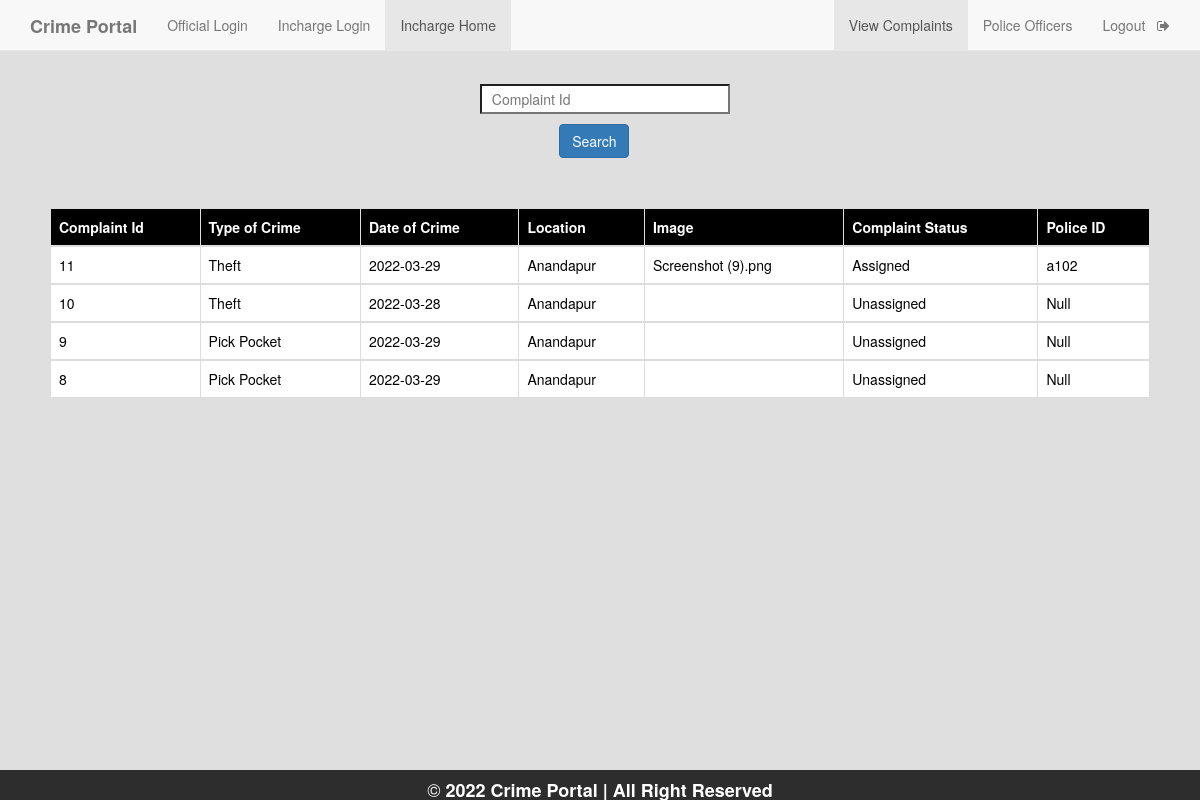
Screenshot of /incharge_complain_page.php (signed in) with the database file from the repository.
### tables this page shows
CREATE TABLE `complaint` (
  `c_id` int(11) NOT NULL,
  `a_no` bigint(12) NOT NULL,
  `location` varchar(50) NOT NULL,
  `type_crime` varchar(50) NOT NULL,
  `d_o_c` date NOT NULL,
  `description` varchar(7000) NOT NULL,
  `inc_status` varchar(50) DEFAULT 'Unassigned',
  `pol_status` varchar(50) DEFAULT 'null',
  `p_id` varchar(50) DEFAULT 'Null',
  `images` varchar(255) NOT NULL
);

### Incharge_complain_page.php (the view, shortened to what this page needs)
<!DOCTYPE html>
<html>
<head>
    <?php
    $conn=mysqli_connect("localhost","root","","crime_portal");
    mysqli_select_db($conn,"crime_portal");
    $i_id=$_SESSION['email'];
    $result1=mysqli_query($conn,"SELECT location FROM police_station where i_id='$i_id'");
    $q2=mysqli_fetch_assoc($result1);
    $location=$q2['location'];
    $query="select c_id,type_crime,d_o_c,location,images,inc_status,p_id from complaint where location='$location' order by c_id desc";
    $result=mysqli_query($conn,$query);
    ?>
	<link rel="stylesheet" type="text/css" href="https://maxcdn.bootstrapcdn.com/bootstrap/3.3.5/css/bootstrap.min.css">
	<link rel="stylesheet" type="text/css" href="https://maxcdn.bootstrapcdn.com/font-awesome/4.4.0/css/font-awesome.min.css">
</head>
<body style="background-color: #dfdfdf">
	<nav  class="navbar navbar-default navbar-fixed-top">
  <div class="container">
    <div class="navbar-header">
      <a class="navbar-brand" href="home.php"><b>Crime Portal</b></a>
    </div>
    <div id="navbar" class="collapse navbar-collapse">
      <ul class="nav navbar-nav">
        <li ><a href="official_login.php">Official Login</a></li>
        <li ><a href="inchargelogin.php">Incharge Login</a></li>
        <li class="active"><a href="Incharge_complain_page.php">Incharge Home</a></li>
      </ul>
      <ul class="nav navbar-nav navbar-right">
        <li class="active" ><a href="Incharge_complain_page.php">View Complaints</a></li>
        <li ><a href="incharge_view_police.php">Police Officers</a></li>
        <li><a href="inc_logout.php">Logout &nbsp <i class="fa fa-sign-out" aria-hidden="true"></i></a></li>
      </ul>
    </div>
  </div>
 </nav>
    <form style="margin-top: 7%; margin-left: 40%;" method="post">
      <input type="text" name="cid" style="width: 250px; height: 30px; background-color:white;" placeholder="&nbsp Complaint Id" id="ciid" onfocusout="f1()" required>
        <div>
      <input class="btn btn-primary" type="submit" value="Search" name="s2" style="margin-top: 10px; margin-left: 11%;">
        </div>
    </form>
 <div style="padding:50px;">
   <table class="table table-bordered">
    <thead class="thead-dark" style="background-color: black; color: white;">
      <tr>
        <th scope="col">Complaint Id</th>
        <th scope="col">Type of Crime</th>
        <th scope="col">Date of Crime</th>
        <th scope="col">Location</th>
        <th scope="col">Image</th>
        <th scope="col">Complaint Status</th>
          <th scope="col">Police ID</th>
      </tr>
    </thead>
            <?php
              while($rows=mysqli_fetch_assoc($result)){
             ?>
            <tbody style="background-color: white; color: black;">
      <tr>
        <td><?php echo $rows['c_id'];?></td>
        <td><?php echo $rows['type_crime'];?></td>
        <td><?php echo $rows['d_o_c'];?></td>
          <td><?php echo $rows['location'];?></td>
          <td><?php echo $rows['images'];?></td>
          <td><?php echo $rows['inc_status']; ?></td>
          <td><?php echo $rows['p_id']; ?></td>
      </tr>
    </tbody>
    <?php
    }
    ?>
</table>
 </div>
    <div style="position: fixed;
   left: 0;
   bottom: 0;
   width: 100%;
   height: 30px;
   background-color: rgba(0,0,0,0.8);
   color: white;
   text-align: center;">
  <h4 style="color: white;">&copy <b>2022 Crime Portal | All Right Reserved</b></h4>
</div>
</body>
</html>

### rows the page displays
complaint: c_id "11", type_crime "Theft", d_o_c "2022-03-29", location "Anandapur", images "Screenshot (9).png", inc_status "Assigned", p "a102"
complaint: c_id "10", type_crime "Theft", d_o_c "2022-03-28", location "Anandapur", inc_status "Unassigned", p "Null"
complaint: c_id "9", type_crime "Pick Pocket", d_o_c "2022-03-29", location "Anandapur", inc_status "Unassigned", p "Null"
complaint: c_id "8", type_crime "Pick Pocket", d_o_c "2022-03-29", location "Anandapur", inc_status "Unassigned", p "Null"
